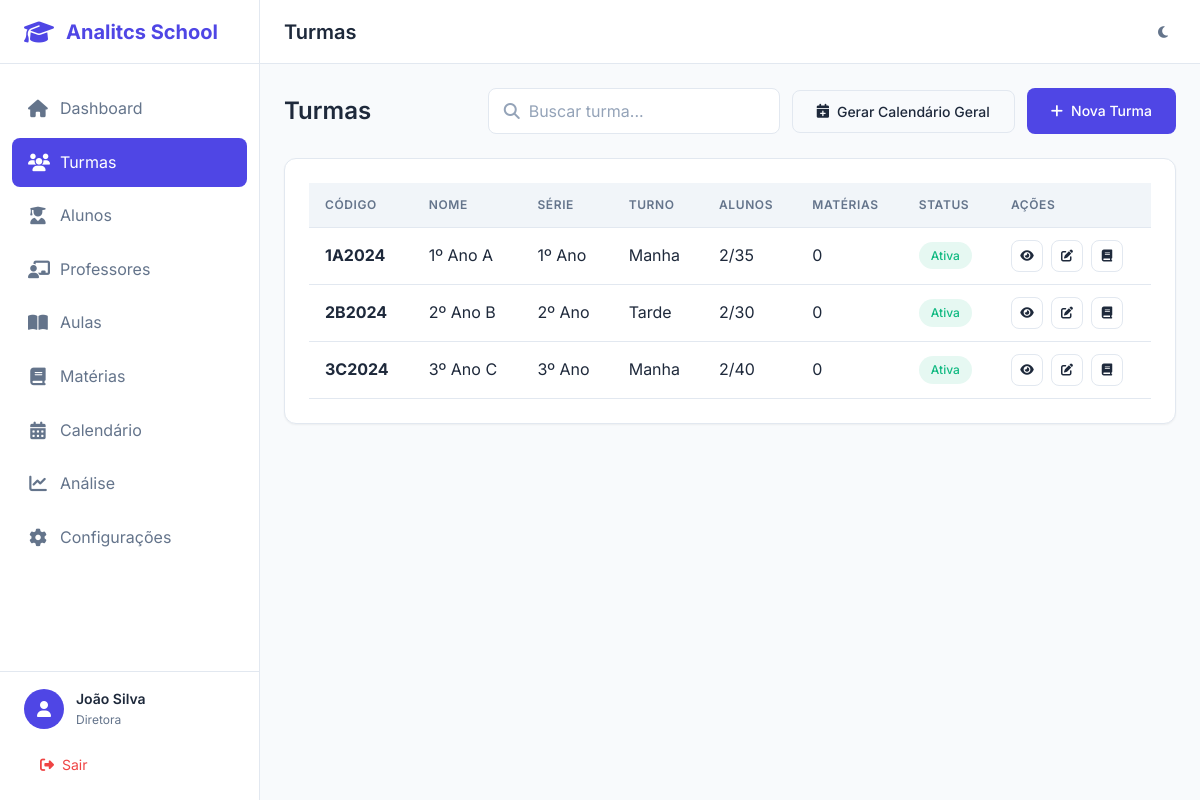
Page /turmas/ (signed in) on the earlier database version.
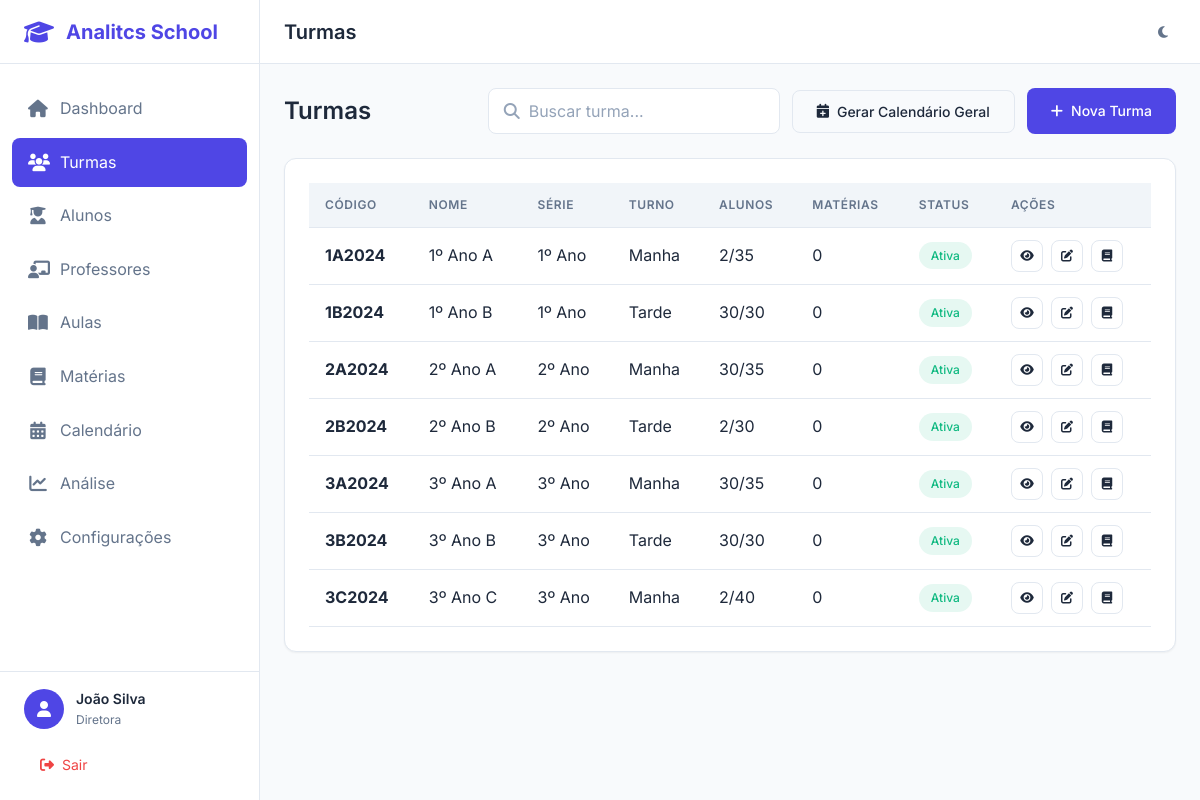
Same page on the later database version.
### app/models/usuario.py (models this page shows, shortened)
class Usuario(UserMixin, db.Model):
    __tablename__ = 'usuarios'
    id = db.Column(db.Integer, primary_key=True)
    nome = db.Column(db.String(100), nullable=False)
    email = db.Column(db.String(120), unique=True, nullable=False, index=True)
    senha_hash = db.Column(db.String(256), nullable=False)
    tipo = db.Column(db.String(20), nullable=False, default='professor')
    avatar = db.Column(db.String(255), nullable=True)
    telefone = db.Column(db.String(20), nullable=True)
    tema = db.Column(db.String(10), default='light')
    ativo = db.Column(db.Boolean, default=True)
    criado_em = db.Column(db.DateTime, default=datetime.utcnow)
    atualizado_em = db.Column(db.DateTime, default=datetime.utcnow, onupdate=datetime.utcnow)
    ultimo_acesso = db.Column(db.DateTime, nullable=True)
    professor = db.relationship('Professor', backref='usuario', uselist=False, lazy=True)
    def tem_permissao(self, permissoes):
        return self.tipo in permissoes

### app/models/turma.py (models this page shows, shortened)
class Turma(db.Model):
    __tablename__ = 'turmas'
    id = db.Column(db.Integer, primary_key=True)
    nome = db.Column(db.String(50), nullable=False)
    codigo = db.Column(db.String(20), unique=True, nullable=False, index=True)
    serie = db.Column(db.String(30), nullable=False)
    ano_letivo = db.Column(db.Integer, nullable=False)
    turno = db.Column(db.String(20), nullable=False)
    capacidade_maxima = db.Column(db.Integer, default=40)
    descricao = db.Column(db.Text, nullable=True)
    ativa = db.Column(db.Boolean, default=True)
    criado_em = db.Column(db.DateTime, default=datetime.utcnow)
    atualizado_em = db.Column(db.DateTime, default=datetime.utcnow, onupdate=datetime.utcnow)
    aulas = db.relationship('Aula', backref='turma', lazy='dynamic')
    materias = db.relationship('Materia', secondary='turma_materias',
                               backref=db.backref('turmas', lazy='dynamic'))
    def to_dict(self) -> dict:
        return {
            'id': self.id,
            'nome': self.nome,
            'codigo': self.codigo,
            'serie': self.serie,
            'ano_letivo': self.ano_letivo,
            'turno': self.turno,
            'capacidade_maxima': self.capacidade_maxima,
            'descricao': self.descricao,
            'ativa': self.ativa,
            'criado_em': self.criado_em.isoformat() if self.criado_em else None,
            'atualizado_em': self.atualizado_em.isoformat() if self.atualizado_em else None
        }

### app/controllers/turmas_controller.py (the view)
@turmas_bp.route('/')
@login_required
def index():
    page = request.args.get('page', 1, type=int)
    busca = request.args.get('busca', '')
    turmas_raw = _turma_repo.get_all(order_by='nome')
    if busca:
        turmas_raw = [t for t in turmas_raw
                      if busca.lower() in t.get('nome', '').lower()
                      or busca.lower() in t.get('codigo', '').lower()]
    turmas_list = [TurmaDTO(t, _repos) for t in turmas_raw]
    turmas = _paginate(turmas_list, page)
    return render_template('turmas/index.html', turmas=turmas, busca=busca)

### app/controllers/turmas_controller.py (called while the page is built, shortened)
def _paginate(items: list, page: int, per_page: int = 20):
    total = len(items)
    start = (page - 1) * per_page
    end = start + per_page
    page_items = items[start:end]
    class PaginateObj:
        def __init__(self, items, page, per_page, total):
            self.items = items
            self.page = page
            self.per_page = per_page
            self.total = total
            self.pages = max(1, (total + per_page - 1) // per_page)
            self.has_prev = page > 1
            self.has_next = page < self.pages
            self.prev_num = page - 1
            self.next_num = page + 1
    return PaginateObj(page_items, page, per_page, total)

### app/dtos/base_dto.py (called while the page is built)
    @staticmethod
    def parse_datetime(value):
        if value is None:
            return None
        if isinstance(value, datetime):
            return value
        if isinstance(value, str):
            for fmt in [
                '%Y-%m-%dT%H:%M:%S.%f',
                '%Y-%m-%dT%H:%M:%S',
                '%Y-%m-%d %H:%M:%S.%f',
                '%Y-%m-%d %H:%M:%S',
                '%Y-%m-%d'
            ]:
                try:
                    return datetime.strptime(value, fmt)
                except ValueError:
                    continue
        return None

    @staticmethod
    def parse_bool(value):
        if isinstance(value, bool):
            return value
        if isinstance(value, int):
            return value == 1
        if isinstance(value, str):
            return value.lower() in ('true', '1', 'sim')
        return False

### app/dtos/turma_dto.py (called while the page is built, shortened)
    def total_alunos(self) -> int:
        from app.repositories import TurmaRepository
        turma_repo = self._repos.get('turma') or TurmaRepository()
        return turma_repo.count_alunos(self.id)

    @property
    def materias(self) -> list:
        if self._materias is not None:
            return self._materias
        from app.repositories import TurmaRepository, MateriaRepository
        from app.dtos.materia_dto import MateriaDTO
        turma_repo = self._repos.get('turma') or TurmaRepository()
        materias_raw = turma_repo.get_materias(self.id)
        self._materias = []
        return self._materias

### app/models/usuario.py (called while the page is built)
@login_manager.user_loader
def load_user(user_id):
    return Usuario.query.get(int(user_id))

### app/repositories/turma_repository.py (called while the page is built)
    def count_alunos(self, turma_id: int) -> int:
        turma = Turma.query.get(turma_id)
        if turma:
            return turma.alunos.count()
        return 0

### app/templates/turmas/index.html (shortened to what this page needs)
{% extends "base.html" %}
{% block page_title %}Turmas{% endblock %}
{% block content %}
<div class="list-header">
    <h2 class="list-title">Turmas</h2>
    <div class="list-actions">
        <div class="search-box">
            <i class="fas fa-search"></i>
            <input type="text" class="form-control" placeholder="Buscar turma..." id="searchInput" value="{{ busca }}">
        </div>
        {% if current_user.tem_permissao(['diretora', 'coordenacao']) %}
        <form method="POST" action="{{ url_for('turmas.gerar_calendario_todas') }}" style="display: inline;">
            <button type="submit" class="btn btn-outline" onclick="return confirm('Gerar calendário para todas as turmas ativas?')">
                <i class="fas fa-calendar-plus"></i>
                Gerar Calendário Geral
            </button>
        </form>
        <a href="{{ url_for('turmas.novo') }}" class="btn btn-primary">
            <i class="fas fa-plus"></i>
            Nova Turma
        </a>
        {% endif %}
    </div>
</div>
<div class="card">
    <div class="card-body">
        {% if turmas.items %}
        <div class="table-container">
            <table class="table">
                <thead>
                    <tr>
                        <th>Código</th>
                        <th>Nome</th>
                        <th>Série</th>
                        <th>Turno</th>
                        <th>Alunos</th>
                        <th>Matérias</th>
                        <th>Status</th>
                        <th>Ações</th>
                    </tr>
                </thead>
                <tbody>
                    {% for turma in turmas.items %}
                    <tr>
                        <td><strong>{{ turma.codigo }}</strong></td>
                        <td>{{ turma.nome }}</td>
                        <td>{{ turma.serie }}</td>
                        <td>{{ turma.turno|capitalize }}</td>
                        <td>{{ turma.total_alunos() }}/{{ turma.capacidade_maxima }}</td>
                        <td>{{ turma.materias|length }}</td>
                        <td>
                            {% if turma.ativa %}
                            <span class="badge badge-success">Ativa</span>
                            {% else %}
                            <span class="badge badge-danger">Inativa</span>
                            {% endif %}
                        </td>
                        <td class="table-actions">
                            <a href="{{ url_for('turmas.detalhe', id=turma.id) }}" class="btn btn-icon btn-sm btn-outline" title="Ver detalhes">
                                <i class="fas fa-eye"></i>
                            </a>
                            {% if current_user.tem_permissao(['diretora', 'coordenacao']) %}
                            <a href="{{ url_for('turmas.editar', id=turma.id) }}" class="btn btn-icon btn-sm btn-outline" title="Editar">
                                <i class="fas fa-edit"></i>
                            </a>
                            <a href="{{ url_for('turmas.materias', id=turma.id) }}" class="btn btn-icon btn-sm btn-outline" title="Matérias">
                                <i class="fas fa-book"></i>
                            </a>
                            {% endif %}
                        </td>
                    </tr>
                    {% endfor %}
                </tbody>
            </table>
        </div>
        {% endif %}
    </div>
</div>
{% endblock %}

### app/templates/base.html (shortened to what this page needs)
<!DOCTYPE html>
<html lang="pt-BR" data-theme="light">
<head>
    <link rel="stylesheet" href="https://cdnjs.cloudflare.com/ajax/libs/font-awesome/6.5.1/css/all.min.css">
    <link rel="stylesheet" href="{{ url_for('static', filename='css/main.css') }}">
    <link rel="stylesheet" href="{{ url_for('static', filename='css/components.css') }}">
    <link rel="stylesheet" href="{{ url_for('static', filename='css/responsive.css') }}">
</head>
<body {% if not current_user.is_authenticated %}class="auth-mode"{% endif %}>
    {% if current_user.is_authenticated %}
    <aside class="sidebar" id="sidebar">
        <div class="sidebar-header">
            <div class="logo">
                <i class="fas fa-graduation-cap"></i>
                <span>Analitcs School</span>
            </div>
        </div>
        <nav class="sidebar-nav">
            <ul>
                <li class="nav-item {% if request.endpoint == 'dashboard.index' %}active{% endif %}">
                    <a href="{{ url_for('dashboard.index') }}">
                        <i class="fas fa-home"></i>
                        <span>Dashboard</span>
                    </a>
                </li>
                <li class="nav-item {% if 'turmas' in request.endpoint %}active{% endif %}">
                    <a href="{{ url_for('turmas.index') }}">
                        <i class="fas fa-users"></i>
                        <span>Turmas</span>
                    </a>
                </li>
                <li class="nav-item {% if 'alunos' in request.endpoint %}active{% endif %}">
                    <a href="{{ url_for('alunos.index') }}">
                        <i class="fas fa-user-graduate"></i>
                        <span>Alunos</span>
                    </a>
                </li>
                <li class="nav-item {% if 'professores' in request.endpoint %}active{% endif %}">
                    <a href="{{ url_for('professores.index') }}">
                        <i class="fas fa-chalkboard-teacher"></i>
                        <span>Professores</span>
                    </a>
                </li>
                <li class="nav-item {% if 'aulas' in request.endpoint %}active{% endif %}">
                    <a href="{{ url_for('aulas.index') }}">
                        <i class="fas fa-book-open"></i>
                        <span>Aulas</span>
                    </a>
                </li>
                <li class="nav-item {% if 'materias' in request.endpoint %}active{% endif %}">
                    <a href="{{ url_for('materias.index') }}">
                        <i class="fas fa-book"></i>
                        <span>Matérias</span>
                    </a>
                </li>
                <li class="nav-item {% if 'calendario' in request.endpoint %}active{% endif %}">
                    <a href="{{ url_for('calendario.index') }}">
                        <i class="fas fa-calendar-alt"></i>
                        <span>Calendário</span>
                    </a>
                </li>
                <li class="nav-item {% if 'analise' in request.endpoint %}active{% endif %}">
                    <a href="{{ url_for('analise.index') }}">
                        <i class="fas fa-chart-line"></i>
                        <span>Análise</span>
                    </a>
                </li>
                <li class="nav-item {% if 'configuracoes' in request.endpoint %}active{% endif %}">
                    <a href="{{ url_for('configuracoes.index') }}">
                        <i class="fas fa-cog"></i>
                        <span>Configurações</span>
                    </a>
                </li>
            </ul>
        </nav>
        <div class="sidebar-footer">
            <div class="user-info">
                <div class="user-avatar">
                    <i class="fas fa-user"></i>
                </div>
                <div class="user-details">
                    <span class="user-name">{{ current_user.nome }}</span>
                    <span class="user-role">{{ current_user.tipo|capitalize }}</span>
                </div>
            </div>
            <a href="{{ url_for('auth.logout') }}" class="logout-btn">
                <i class="fas fa-sign-out-alt"></i>
                <span>Sair</span>
            </a>
        </div>
    </aside>
    <main class="main-content">
        <header class="header">
            <div class="header-left">
                <h1 class="page-title">{% block page_title %}Dashboard{% endblock %}</h1>
            </div>
            <div class="header-right">
                <button class="theme-toggle" id="themeToggle" title="Alternar tema">
                    <i class="fas fa-moon"></i>
                </button>
            </div>
        </header>
        <div class="content">
            {% block content %}{% endblock %}
        </div>
    </main>
    {% else %}
        {% block auth_content %}{% endblock %}
    {% endif %}
</body>
</html>

### app/static/css/components.css (style rules this page uses)
.list-header { display: flex; align-items: center; justify-content: space-between; margin-bottom: 1.5rem; flex-wrap: wrap; gap: 1rem; }
.list-title { font-size: 1.5rem; font-weight: 600; color: var(--text-primary); }
.list-actions { display: flex; align-items: center; gap: 0.75rem; }
.search-box { position: relative; }
.search-box input { padding-left: 2.5rem; min-width: 280px; }
.search-box i { position: absolute; left: 1rem; top: 50%; transform: translateY(-50%); color: var(--text-tertiary); }

Differences in the rows shown:
added Turma: codigo "1B2024", nome "1º Ano B", serie "1º Ano", turno "Tarde", total_alunos "30", capacidade_maxima "30", materias|length "0"
added Turma: codigo "2A2024", nome "2º Ano A", serie "2º Ano", turno "Manha", total_alunos "30", capacidade_maxima "35", materias|length "0"
added Turma: codigo "3A2024", nome "3º Ano A", serie "3º Ano", turno "Manha", total_alunos "30", capacidade_maxima "35", materias|length "0"
added Turma: codigo "3B2024", nome "3º Ano B", serie "3º Ano", turno "Tarde", total_alunos "30", capacidade_maxima "30", materias|length "0"
